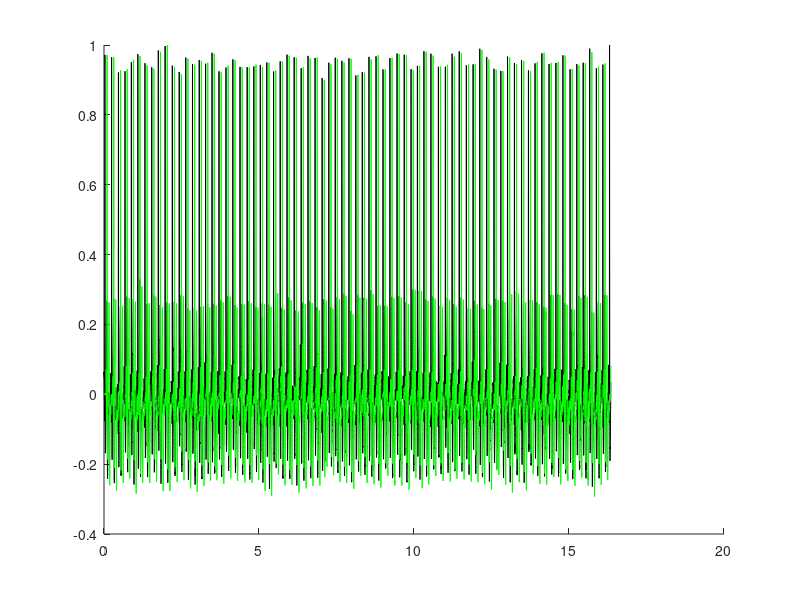

Recreate this plot in MATLAB.
clear
load('ECG.mat');

x = EKG1;
L = size(x,1);     % Length of signal
Fs = 1000;         % Sampling frequency
T = 1/Fs;          % Sampling period
t = (0:(L-1))*T;   % Time vector

f = Fs*(0:(L-1))/L;

hold on

norm = max(x);
plot(t, x./norm,'black');

prev_x = 0;
prev_y = 0;
dife = 0; 
inte = 0;
dc_bloqued = zeros(1,L);

for i = 1:L
   dife = x(i) - prev_x;
   prev_x = x(i);
   inte = (1022/1024)*prev_y + dife;
   prev_y = inte;  
   dc_bloqued(i) = inte;
end

% plot(f,20*log(abs(fft(dc_bloqued))));
% plot(t, dc_bloqued,'green');

lp_order_151hz = 141;
lp_folder_coef_151hz = (lp_order_151hz-1) /2;

low_pass_coef_151hz = [0, 1, 1, 1, 1, 0, -1, -1, 0, 1, 1, 1, -1, -1, -1, 0,...
    2, 2, 0, -2, -2, -1, 2, 3, 1, -2, -3, -2, 1, 4, 4, 0, -4, -5, -1, 4, 6,...
     3, -3, -7, -5, 2, 8, 8, 0, -8, -10, -3, 8, 13, 7, -7, -16, -12, 4, 19,...
     18, 0, -21, -27, -8, 23, 40, 21, -25, -64, -54, 26, 152, 268, 315, 268,...
     152, 26, -54, -64, -25, 21, 40, 23, -8, -27, -21, 0, 18, 19, 4, -12,...
     -16, -7, 7, 13, 8, -3, -10, -8, 0, 8, 8, 2, -5, -7, -3, 3, 6, 4, -1,...
     -5, -4, 0, 4, 4, 1, -2, -3, -2, 1, 3, 2, -1, -2, -2, 0, 2, 2, 0, -1,...
     -1, -1, 1, 1, 1, 0, -1, -1, 0, 1, 1, 1, 1, 0];
lp_filtered_151hz = zeros(1,L);

lp_buffer = zeros(1,lp_order_151hz);

for i = 1:L
    y_n = 0;
    lp_buffer(1) = dc_bloqued(i);
    for j = 1:lp_folder_coef_151hz
        y_n = y_n + ((low_pass_coef_151hz(j) * (lp_buffer(j) + lp_buffer(lp_order_151hz + 1 - j)))/1024); 
    end
    lp_filtered_151hz(i) = y_n + (low_pass_coef_151hz(lp_folder_coef_151hz + 1) * lp_buffer(lp_folder_coef_151hz + 1))/1024;
    
    for j = lp_order_151hz:-1:2
        lp_buffer(j) = lp_buffer(j-1);
    end  
end

norm = max(lp_filtered_151hz);
plot(t, lp_filtered_151hz./norm,'green');

